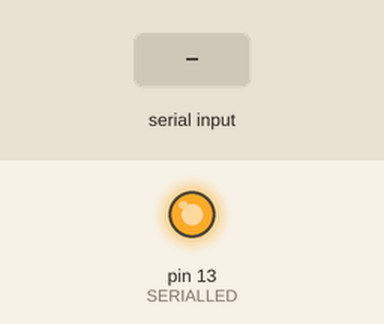
The sketch below on a simulated Arduino Uno, built with avr-gcc and run on an emulated ATmega328P. Shown: output pins drawn as LEDs (lit = HIGH). The inputs (shaded band) are chosen by the test bench. What the sketch prints to the serial monitor is not drawn.

Above: at 2.1 s.
At 5.0 s:
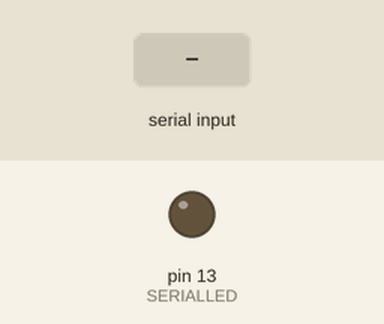
5.1 s: "1" received over the second serial link
Timing chart, 0 to 8.1 s (numbered marks = the images above; inputs shaded):
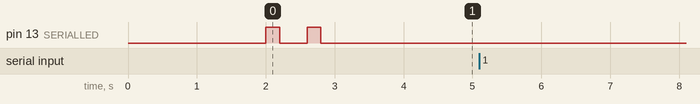

Measured:
- after the input at 5.1 s, every drawn part: stays the same

The sketch:

Arduino2.ino
```cpp
//*****************************************************************************************
//****questo programma è stato creato solo per testare la comunicazione fra i 2 arduino****
//*****************************************************************************************

#include <SoftwareSerial.h>                     //include la libreria SoftwareSerial

#define SOFTRX    10                            //definisce che il SOFTRX è sul pin 10
#define SOFTTX    11                            //definisce che il SOFTTX è sul pin 11
#define SERIALLED LED_BUILTIN                   //definisce che il SERIALLED è il led integrato in arduino

SoftwareSerial seriale2(SOFTRX, SOFTTX);        //definisce i pin della porta software seriale

void setup() {
    pinMode(SOFTRX, INPUT);                     //imposta il pin SOFTRX su input
    pinMode(SOFTTX, OUTPUT);                    //imposta il pin SOFTTX su input
    pinMode(SERIALLED, OUTPUT);                 //imposta il pin SERIALLED su output
    delay(2000);

    Serial.begin(9600);                         //imposta la porta seriale su 9600 bauld
    digitalWrite(SERIALLED, HIGH);              //accende e spegne il led per notificare l'accensione
    delay(200);
    digitalWrite(SERIALLED, LOW);
    delay(400);
    digitalWrite(SERIALLED, HIGH);
    delay(200);
    digitalWrite(SERIALLED, LOW);

    seriale2.begin(9600);                       //imposta la porta seriale software su 9600 bauld
    delay(1000);                                //aspetta 1 secondo
}

void loop() {
    if (seriale2.available()) {                 //se sulla porta seriale software viene scritto qualcosa
        Serial.write(seriale2.read());          //scrivere il contenuto di essa sulla porta seriale
    }
}
```
